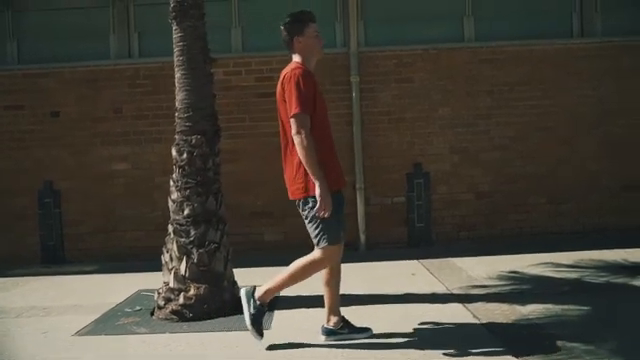
#> input picture frame 69 of advanced/video_analysis/videos/Man Walking Through the City - 4k Ultra HD Stock Footage.mp4, 640 x 360 px
$ jupyter execute 2_video_stabilization.ipynb
#> lines starting #> are read from the running program, lines starting #| are printed output that depends on the picture
# Video Stabilization Using Point Feature Matching in OpenCV
It refers to a family of methods used to reduce the effect of camera motion on the final video. The motion of the camera would be a translation ( i.e. movement in the x, y, z-direction ) or rotation (yaw, pitch, roll).

## Different Approaches to Video Stabilization
Video Stabilization approaches include mechanical, optical and digital stabilization methods. These are discussed briefly below:

1. Mechanical Video Stabilization: Mechanical image stabilization systems use the motion detected by special sensors like gyros and accelerometers to move the image sensor to compensate for the motion of the camera.

2. Optical Video Stabilization: In this method, instead of moving the entire camera, stabilization is achieved by moving parts of the lens. This method employs a moveable lens assembly that variably adjusts the path length of light as it travels through the camera’s lens system.

3. Digital Video Stabilization:  This method does not require special sensors for estimating camera motion. There are three main steps — i. motion estimation ii. motion smoothing, and iii. image composition. The transformation parameters between two consecutive frames are derived in the first stage. The second stage filters out unwanted motion and in the last stage the stabilized video is reconstructed.

We will learn a fast and robust implementation of a digital video stabilization algorithm in this post. It is based on a two-dimensional motion model where we apply a Euclidean (a.k.a Similarity) transformation incorporating translation, rotation, and scaling.

As you can see in the image above, in a Euclidean motion model, a square in an image can transform to any other square with a different location, size or rotation. It is more restrictive than affine and homography transforms but is adequate for motion stabilization because the camera movement between successive frames of a video is usually small.

## Video Stabilization Using Point Feature Matching
This method involves tracking a few feature points between two consecutive frames. The tracked features allow us to estimate the motion between frames and compensate for it.

The flowchart below shows the basic steps.

Let’s go over the steps.
### Step 1 : Set Input and Output Videos
First, let’s complete the setup for reading the input video and writing the output video.

### Step 2: Read the first frame and convert it to grayscale
For video stabilization, we need to capture two frames of a video, estimate motion between the frames, and finally correct the motion.

### Step 3: Find motion between frames
This is the most crucial part of the algorithm. We will iterate over all the frames, and find the motion between the current frame and the previous frame. It is not necessary to know the motion of each and every pixel. The Euclidean motion model requires that we know the motion of only 2 points in the two frames. However, in practice, it is a good idea to find the motion of 50-100 points, and then use them to robustly estimate the motion model.

#### 3.1 Good Features to Track
The question now is what points should we choose for tracking. Keep in mind that tracking algorithms use a small patch around a point to track it. Such tracking algorithms suffer from the aperture problem as explained in the video below.
So, smooth regions are bad for tracking and textured regions with lots of corners are good. Fortunately, OpenCV has a fast feature detector that detects features that are ideal for tracking. It is called goodFeaturesToTrack.

#### 3.2 Lucas-Kanade Optical Flow

Once we have found good features in the previous frame, we can track them in the next frame using an algorithm called Lucas-Kanade Optical Flow named after the inventors of the algorithm.

It is implemented using the function calcOpticalFlowPyrLK in OpenCV. In the name calcOpticalFlowPyrLK, LK stands for Lucas-Kanade, and Pyr stands for the pyramid. An image pyramid in computer vision is used to process an image at different scales (resolutions).

calcOpticalFlowPyrLK may not be able to calculate the motion of all the points because of a variety of reasons. For example, the feature point in the current frame could get occluded by another object in the next frame. Fortunately, as you will see in the code below, the status flag in calcOpticalFlowPyrLK can be used to filter out these values.

#### 3.3 Estimate Motion
To recap, in step 3.1, we found good features to track in the previous frame. In step 3.2, we used optical flow to track the features. In other words, we found the location of the features in the current frame, and we already knew the location of the features in the previous frame. So we can use these two sets of points to find the rigid (Euclidean) transformation that maps the previous frame to the current frame. This is done using the function estimateRigidTransform.

Once we have estimated the motion, we can decompose it into x and y translation and rotation (angle). We store these values in an array so we can change them smoothly.

The code below goes over steps 3.1 to 3.3. Make sure to read the comments in the code to follow along.

### Step 4: Calculate smooth motion between frames
In the previous step, we estimated the motion between the frames and stored them in an array. We now need to find the trajectory of motion by cumulatively adding the differential motion estimated in the previous step.

#### Step 4.1 : Calculate trajectory
In this step, we will add up the motion between the frames to calculate the trajectory. Our ultimate goal is to smooth out this trajectory.

#### Step 4.2 : Calculate smooth trajectory
In the previous step, we calculated the trajectory of motion. So we have three curves that show how the motion (x, y, and angle) changes over time.

In this step, we will show how to smooth these three curves.

The easiest way to smooth any curve is to use a moving average filter. As the name suggests, a moving average filter replaces the value of a function at the point by the average of its neighbors defined by a window. Let’s look at an example.

Let’s say we have stored a curve in an array $c$, so the points on the curve are c[0] … c[n-1]. Let f be the smooth curve we obtain by filtering c with a moving average filter of width 5.

The $k^{th}$ element of this curve is calculated using

As you can see, the values of the smooth curve are the values of the noisy curve averaged over a small window. The figure below shows an example of the noisy curve on the left, smoothed using a box filter of size 5 on the right.

In the Python implementation, we define a moving average filter that takes in any curve ( i.e. a 1-D of numbers) as an input and returns the smoothed version of the curve.

We also define a function that takes in the trajectory and performs smoothing on the three components.

#### Step 4.3 : Calculate smooth transforms
So far we have obtained a smooth trajectory. In this step, we will use the smooth trajectory to obtain smooth transforms that can be applied to frames of the videos to stabilize it.

This is done by finding the difference between the smooth trajectory and the original trajectory and adding this difference back to the original transforms.

#### Step 5: Apply smoothed camera motion to frames
We are almost done. All we need to do now is to loop over the frames and apply the transforms we just calculated.

If we have a motion specified as $(x, y, \theta)$, the corresponding transformation matrix is given by

#### Step 5.1 : Fix border artifacts
When we stabilize a video, we may see some black boundary artifacts. This is expected because to stabilize the video, a frame may have to shrink in size.

We can mitigate the problem by scaling the video about its center by a small amount (e.g. 4%).

The function fixBorder below shows the implementation. We use getRotationMatrix2D because it scales and rotates the image without moving the center of the image. All we need to do is call this function with 0 rotation and scale 1.04 ( i.e. 4% upscale).

## Code Implementation

[cell 1]
# Import numpy and OpenCV
import numpy as np
import cv2

[cell 2]
def movingAverage(curve, radius):
    window_size = 2 * radius + 1
    # Define the filter
    f = np.ones(window_size)/window_size
    # Add padding to the boundaries
    curve_pad = np.lib.pad(curve, (radius, radius), 'edge')
    # Apply convolution
    curve_smoothed = np.convolve(curve_pad, f, mode='same')
    # Remove padding
    curve_smoothed = curve_smoothed[radius:-radius]
    # return smoothed curve
    return curve_smoothed

[cell 3]
def smooth(trajectory, smoothing_radius):
    smoothed_trajectory = np.copy(trajectory)
    # Filter the x, y and angle curves
    for i in range(3):
        smoothed_trajectory[:,i] = movingAverage(trajectory[:,i], radius=smoothing_radius)

    return smoothed_trajectory

[cell 4]
def fixBorder(frame):
    s = frame.shape
    # Scale the image 4% without moving the center
    T = cv2.getRotationMatrix2D((s[1]/2, s[0]/2), 0, 1.04)
    frame = cv2.warpAffine(frame, T, (s[1], s[0]))
    return frame

[cell 5]
# The larger the more stable the video, but less reactive to sudden panning
SMOOTHING_RADIUS=50

# Read input video
cap = cv2.VideoCapture('./videos/Man Walking Through the City - 4k Ultra HD Stock Footage.mp4')

# Get frame count
n_frames = int(cap.get(cv2.CAP_PROP_FRAME_COUNT))

# Get width and height of video stream
w = int(cap.get(cv2.CAP_PROP_FRAME_WIDTH))
h = int(cap.get(cv2.CAP_PROP_FRAME_HEIGHT))

# Get frames per second (fps)
fps = cap.get(cv2.CAP_PROP_FPS)

fourcc = cv2.VideoWriter_fourcc(*'mp4v')  # MP4 codec

out = cv2.VideoWriter('video_out.mp4', fourcc, fps, (2 * w, h))

# Read first frame
_, prev = cap.read()
#> prev is the input picture: shape (360, 640, 3); mean B, G, R 57.9, 67.5, 72.1

# Convert frame to grayscale
prev_gray = cv2.cvtColor(prev, cv2.COLOR_BGR2GRAY)
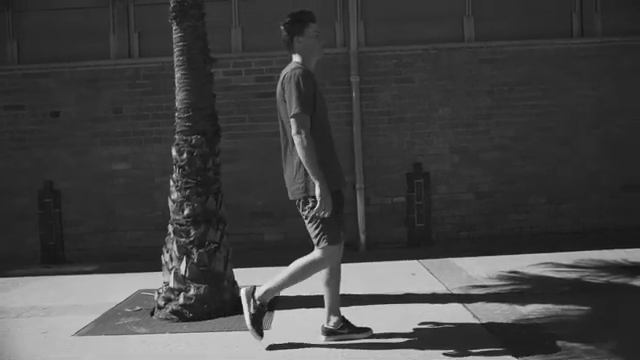
#> prev_gray: shape (360, 640); min 9, max 248, mean 67.8

# Pre-define transformation-store array
transforms = np.zeros((n_frames-1, 3), np.float32)

for i in range(n_frames-2):
    # Detect feature points in previous frame
    prev_pts = cv2.goodFeaturesToTrack(prev_gray,
                                     maxCorners=200,
                                     qualityLevel=0.01,
                                     minDistance=30,
                                     blockSize=3)

    # Read next frame
    success, curr = cap.read()
    if not success:
        break

    # Convert to grayscale
    curr_gray = cv2.cvtColor(curr, cv2.COLOR_BGR2GRAY)

    # Calculate optical flow (i.e. track feature points)
    curr_pts, status, err = cv2.calcOpticalFlowPyrLK(prev_gray, curr_gray, prev_pts, None)

    # Sanity check
    assert prev_pts.shape == curr_pts.shape

    # Filter only valid points
    idx = np.where(status==1)[0]
    prev_pts = prev_pts[idx]
    curr_pts = curr_pts[idx]

    #Find transformation matrix
    m, _ = cv2.estimateAffinePartial2D(prev_pts, curr_pts)

    # Extract translation
    dx = m[0,2]
    dy = m[1,2]

    # Extract rotation angle
    da = np.arctan2(m[1,0], m[0,0])

    # Store transformation
    transforms[i] = [dx,dy,da]

    # Move to next frame
    prev_gray = curr_gray

    print("Frame: " + str(i) +  "/" + str(n_frames) + " -  Tracked points : " + str(len(prev_pts)))

# Compute trajectory using cumulative sum of transformations
trajectory = np.cumsum(transforms, axis=0)

# Create variable to store smoothed trajectory
smoothed_trajectory = smooth(trajectory, smoothing_radius=SMOOTHING_RADIUS)

# Calculate difference in smoothed_trajectory and trajectory
difference = smoothed_trajectory - trajectory

# Calculate newer transformation array
transforms_smooth = transforms + difference

# Reset stream to first frame
cap.set(cv2.CAP_PROP_POS_FRAMES, 0)

# Write n_frames-1 transformed frames
for i in range(n_frames-2):
    # Read next frame
    success, frame = cap.read()
    if not success:
        break

    # Extract transformations from the new transformation array
    dx = transforms_smooth[i,0]
    dy = transforms_smooth[i,1]
    da = transforms_smooth[i,2]

    # Reconstruct transformation matrix accordingly to new values
    m = np.zeros((2,3), np.float32)
    m[0,0] = np.cos(da)
    m[0,1] = -np.sin(da)
    m[1,0] = np.sin(da)
    m[1,1] = np.cos(da)
    m[0,2] = dx
    m[1,2] = dy

    # Apply affine wrapping to the given frame
    frame_stabilized = cv2.warpAffine(frame, m, (w,h))

    # Fix border artifacts
    frame_stabilized = fixBorder(frame_stabilized)

    # Write the frame to the file
    frame_out = cv2.hconcat([frame, frame_stabilized])

    # If the image is too big, resize it.
    if(frame_out.shape[1] > 1920):
        frame_out = cv2.resize(frame_out, (frame_out.shape[1]/2, frame_out.shape[0]/2));

    cv2.imshow("Before and After", frame_out)
    cv2.waitKey(10)
    out.write(frame_out)

# Release video
cap.release()
out.release()
# Close windows
cv2.destroyAllWindows()


$ run again, starting later in the video
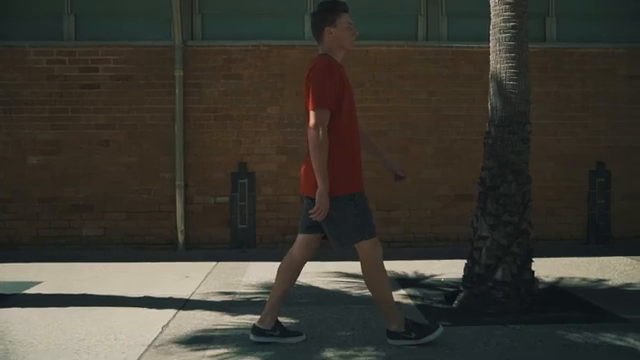
#> input picture frame 311 of advanced/video_analysis/videos/Man Walking Through the City - 4k Ultra HD Stock Footage.mp4, 640 x 360 px
#> prev is the input picture: shape (360, 640, 3); mean B, G, R 50, 58.3, 60.9

$ run again, starting later in the video
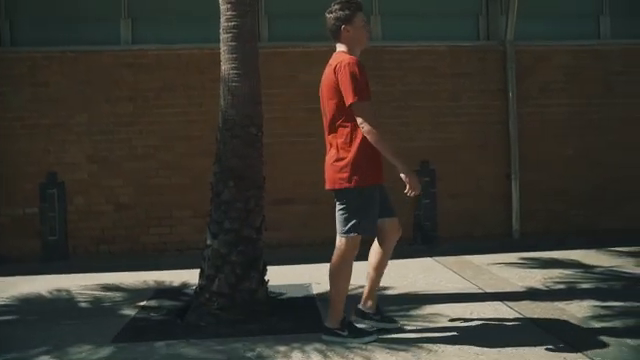
#> input picture frame 554 of advanced/video_analysis/videos/Man Walking Through the City - 4k Ultra HD Stock Footage.mp4, 640 x 360 px
#> prev is the input picture: shape (360, 640, 3); mean B, G, R 47.6, 55.5, 58.8
